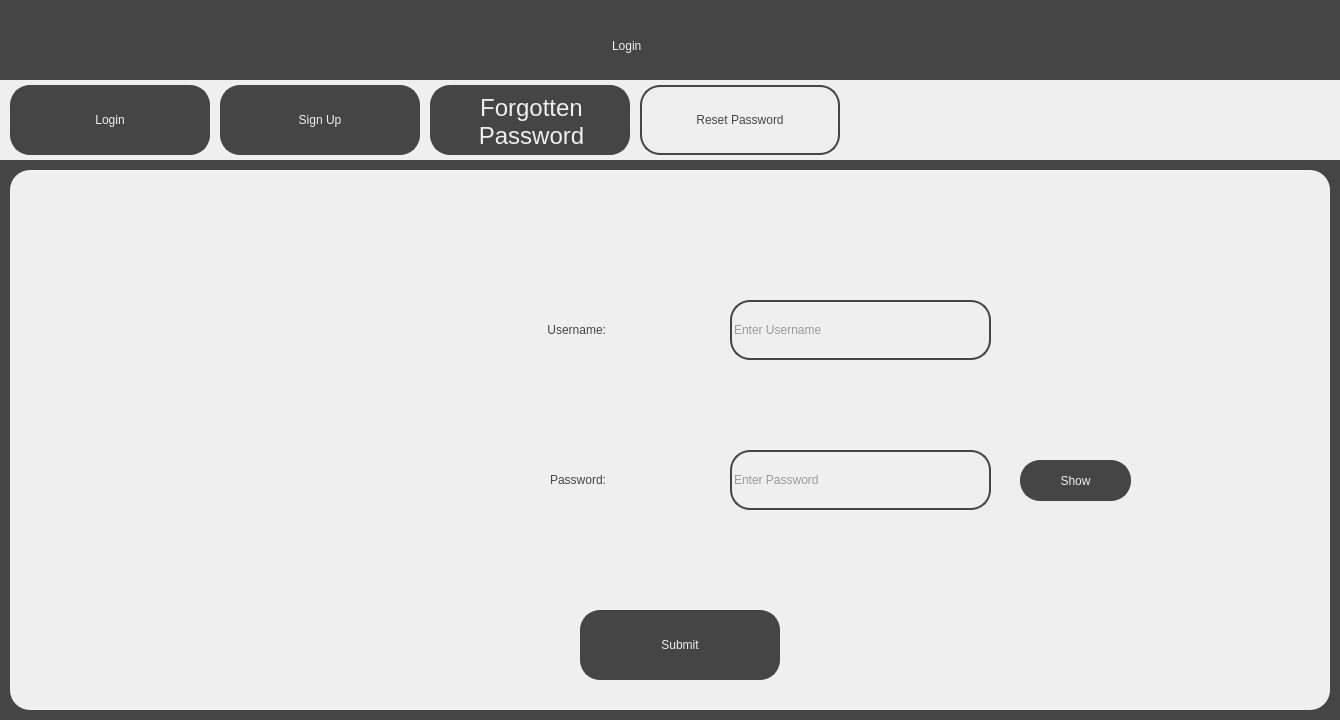
<?xml version="1.0" encoding="UTF-8"?>
<ui version="4.0">
 <class>ResetPasswordScreen</class>
 <widget class="QDialog" name="ResetPasswordScreen">
  <property name="geometry">
   <rect>
    <x>0</x>
    <y>0</y>
    <width>1340</width>
    <height>720</height>
   </rect>
  </property>
  <property name="windowTitle">
   <string>Visualising the Riemann Hypothesis - Reset Password</string>
  </property>
  <property name="sizeGripEnabled">
   <bool>false</bool>
  </property>
  <widget class="QWidget" name="widget" native="true">
   <property name="geometry">
    <rect>
     <x>0</x>
     <y>0</y>
     <width>1340</width>
     <height>720</height>
    </rect>
   </property>
   <property name="styleSheet">
    <string notr="true">background-color: rgb(69, 69, 69);</string>
   </property>
   <widget class="QLabel" name="Title">
    <property name="geometry">
     <rect>
      <x>612</x>
      <y>20</y>
      <width>116</width>
      <height>51</height>
     </rect>
    </property>
    <property name="styleSheet">
     <string notr="true">font: 36pt &quot;Sans Serif&quot;; color:rgb(239, 239, 239)</string>
    </property>
    <property name="text">
     <string>Login</string>
    </property>
   </widget>
   <widget class="QWidget" name="TabBar" native="true">
    <property name="geometry">
     <rect>
      <x>0</x>
      <y>80</y>
      <width>1340</width>
      <height>80</height>
     </rect>
    </property>
    <property name="styleSheet">
     <string notr="true">background-color: rgb(239, 239, 239);</string>
    </property>
    <widget class="QPushButton" name="LoginTab">
     <property name="geometry">
      <rect>
       <x>10</x>
       <y>5</y>
       <width>200</width>
       <height>70</height>
      </rect>
     </property>
     <property name="cursor">
      <cursorShape>PointingHandCursor</cursorShape>
     </property>
     <property name="styleSheet">
      <string notr="true">border: 2px solid;
border-radius: 20px;
border-color:rgb(69, 69, 69);
background-color: rgb(69, 69, 69);
font: 18pt &quot;Sans Serif&quot;; color:rgb(239, 239, 239);
</string>
     </property>
     <property name="text">
      <string>Login</string>
     </property>
    </widget>
    <widget class="QPushButton" name="SignUpTab">
     <property name="geometry">
      <rect>
       <x>220</x>
       <y>5</y>
       <width>200</width>
       <height>70</height>
      </rect>
     </property>
     <property name="cursor">
      <cursorShape>PointingHandCursor</cursorShape>
     </property>
     <property name="styleSheet">
      <string notr="true">border: 2px solid;
border-radius: 20px;
border-color:rgb(69, 69, 69);
background-color: rgb(69, 69, 69);
font: 18pt &quot;Sans Serif&quot;; color:rgb(239, 239, 239);
</string>
     </property>
     <property name="text">
      <string>Sign Up</string>
     </property>
    </widget>
    <widget class="QPushButton" name="ResetPasswordTab">
     <property name="geometry">
      <rect>
       <x>640</x>
       <y>5</y>
       <width>200</width>
       <height>70</height>
      </rect>
     </property>
     <property name="cursor">
      <cursorShape>PointingHandCursor</cursorShape>
     </property>
     <property name="styleSheet">
      <string notr="true">border: 2px solid;
border-radius: 20px;
border-color:rgb(69, 69, 69);
background-color: rgb(239, 239, 239);
font: 18pt &quot;Sans Serif&quot;; color:rgb(69, 69, 69);
</string>
     </property>
     <property name="text">
      <string>Reset Password</string>
     </property>
    </widget>
    <widget class="QLabel" name="ForgottenPasswordLabel">
     <property name="geometry">
      <rect>
       <x>430</x>
       <y>5</y>
       <width>200</width>
       <height>70</height>
      </rect>
     </property>
     <property name="styleSheet">
      <string notr="true">border: 2px solid;
border-radius: 20px;
border-color:rgb(69, 69, 69);
background-color: rgb(69, 69, 69);
font: 18pt &quot;Sans Serif&quot;; color:rgb(239, 239, 239);
padding: 7px;
</string>
     </property>
     <property name="text">
      <string>&lt;html&gt;&lt;head/&gt;&lt;body&gt;&lt;p align=&quot;center&quot;&gt;&lt;span style=&quot; font-size:18pt;&quot;&gt;Forgotten&lt;br/&gt;Password&lt;/span&gt;&lt;/p&gt;&lt;/body&gt;&lt;/html&gt;</string>
     </property>
    </widget>
    <widget class="QPushButton" name="ForgottenPasswordTab">
     <property name="geometry">
      <rect>
       <x>430</x>
       <y>5</y>
       <width>200</width>
       <height>70</height>
      </rect>
     </property>
     <property name="cursor">
      <cursorShape>PointingHandCursor</cursorShape>
     </property>
     <property name="styleSheet">
      <string notr="true">border: 2px solid;
border-radius: 20px;
background-color: rgba(0, 0, 0, 0);
border-color: rgba(0, 0, 0, 0);</string>
     </property>
     <property name="text">
      <string/>
     </property>
    </widget>
   </widget>
   <widget class="QWidget" name="MainWidget" native="true">
    <property name="geometry">
     <rect>
      <x>10</x>
      <y>170</y>
      <width>1320</width>
      <height>540</height>
     </rect>
    </property>
    <property name="styleSheet">
     <string notr="true">background-color: rgb(239, 239, 239);
border-radius: 20px;</string>
    </property>
    <widget class="QLabel" name="UsernameOrEmailText">
     <property name="geometry">
      <rect>
       <x>300</x>
       <y>130</y>
       <width>301</width>
       <height>61</height>
      </rect>
     </property>
     <property name="styleSheet">
      <string notr="true">font: 25pt &quot;Sans Serif&quot;; color:rgb(69, 69, 69);
background-color: rgb(239, 239, 239); padding: 5px;</string>
     </property>
     <property name="text">
      <string>&lt;html&gt;&lt;head/&gt;&lt;body&gt;&lt;p align=&quot;right&quot;&gt;Username:&lt;/p&gt;&lt;/body&gt;&lt;/html&gt;</string>
     </property>
    </widget>
    <widget class="QLabel" name="PasswordText">
     <property name="geometry">
      <rect>
       <x>320</x>
       <y>280</y>
       <width>281</width>
       <height>61</height>
      </rect>
     </property>
     <property name="styleSheet">
      <string notr="true">font: 25pt &quot;Sans Serif&quot;; color:rgb(69, 69, 69);
background-color: rgb(239, 239, 239); padding: 5px;</string>
     </property>
     <property name="text">
      <string>&lt;html&gt;&lt;head/&gt;&lt;body&gt;&lt;p align=&quot;right&quot;&gt;Password:&lt;/p&gt;&lt;/body&gt;&lt;/html&gt;</string>
     </property>
    </widget>
    <widget class="QLineEdit" name="UsernameInput">
     <property name="geometry">
      <rect>
       <x>720</x>
       <y>130</y>
       <width>261</width>
       <height>60</height>
      </rect>
     </property>
     <property name="styleSheet">
      <string notr="true">background-color: rgb(239, 239, 239);
color: rgb(69, 69, 69);
font: 18pt &quot;Sans Serif&quot;;
border: 2px solid;
border-radius: 20px;
border-color:rgb(69, 69, 69);</string>
     </property>
     <property name="text">
      <string/>
     </property>
     <property name="cursorPosition">
      <number>0</number>
     </property>
     <property name="placeholderText">
      <string>Enter Username</string>
     </property>
    </widget>
    <widget class="QLineEdit" name="PasswordInput">
     <property name="geometry">
      <rect>
       <x>720</x>
       <y>280</y>
       <width>261</width>
       <height>60</height>
      </rect>
     </property>
     <property name="styleSheet">
      <string notr="true">background-color: rgb(239, 239, 239);
color: rgb(69, 69, 69);
font: 18pt &quot;Sans Serif&quot;;
border: 2px solid;
border-radius: 20px;
border-color:rgb(69, 69, 69);</string>
     </property>
     <property name="text">
      <string/>
     </property>
     <property name="echoMode">
      <enum>QLineEdit::Password</enum>
     </property>
     <property name="cursorPosition">
      <number>0</number>
     </property>
     <property name="placeholderText">
      <string>Enter Password</string>
     </property>
    </widget>
    <widget class="QPushButton" name="SubmitButton">
     <property name="geometry">
      <rect>
       <x>570</x>
       <y>440</y>
       <width>200</width>
       <height>70</height>
      </rect>
     </property>
     <property name="cursor">
      <cursorShape>PointingHandCursor</cursorShape>
     </property>
     <property name="styleSheet">
      <string notr="true">border: 2px solid;
border-radius: 20px;
border-color:rgb(69, 69, 69);
background-color: rgb(69, 69, 69);
font: 36pt &quot;Sans Serif&quot;; color:rgb(239, 239, 239);
</string>
     </property>
     <property name="text">
      <string>Submit</string>
     </property>
    </widget>
    <widget class="QPushButton" name="ShowHideButton">
     <property name="geometry">
      <rect>
       <x>1010</x>
       <y>290</y>
       <width>111</width>
       <height>41</height>
      </rect>
     </property>
     <property name="cursor">
      <cursorShape>PointingHandCursor</cursorShape>
     </property>
     <property name="styleSheet">
      <string notr="true">border: 2px solid;
border-radius: 20px;
border-color:rgb(69, 69, 69);
background-color: rgb(69, 69, 69);
font: 25pt &quot;Sans Serif&quot;; color:rgb(239, 239, 239);
</string>
     </property>
     <property name="text">
      <string>Show</string>
     </property>
    </widget>
    <widget class="QLabel" name="ErrorLabel">
     <property name="geometry">
      <rect>
       <x>440</x>
       <y>350</y>
       <width>461</width>
       <height>71</height>
      </rect>
     </property>
     <property name="styleSheet">
      <string notr="true">color: rgb(255, 0, 0);
font: 18pt &quot;Sans Serif&quot;;</string>
     </property>
     <property name="text">
      <string>&lt;html&gt;&lt;head/&gt;&lt;body&gt;&lt;p align=&quot;center&quot;&gt;&lt;br/&gt;&lt;/p&gt;&lt;/body&gt;&lt;/html&gt;</string>
     </property>
    </widget>
   </widget>
  </widget>
 </widget>
 <resources/>
 <connections/>
</ui>
